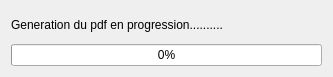
<?xml version="1.0" encoding="UTF-8"?>
<ui version="4.0">
 <class>GenPdfWidget</class>
 <widget class="QWidget" name="GenPdfWidget">
  <property name="geometry">
   <rect>
    <x>0</x>
    <y>0</y>
    <width>333</width>
    <height>77</height>
   </rect>
  </property>
  <property name="windowTitle">
   <string>PDF Processing</string>
  </property>
  <layout class="QVBoxLayout" name="verticalLayout_2">
   <item>
    <layout class="QVBoxLayout" name="verticalLayout">
     <item>
      <widget class="QLabel" name="label">
       <property name="text">
        <string>Generation du pdf en progression..........</string>
       </property>
      </widget>
     </item>
     <item>
      <widget class="QProgressBar" name="progressBar">
       <property name="value">
        <number>0</number>
       </property>
      </widget>
     </item>
    </layout>
   </item>
  </layout>
 </widget>
 <resources/>
 <connections/>
</ui>
